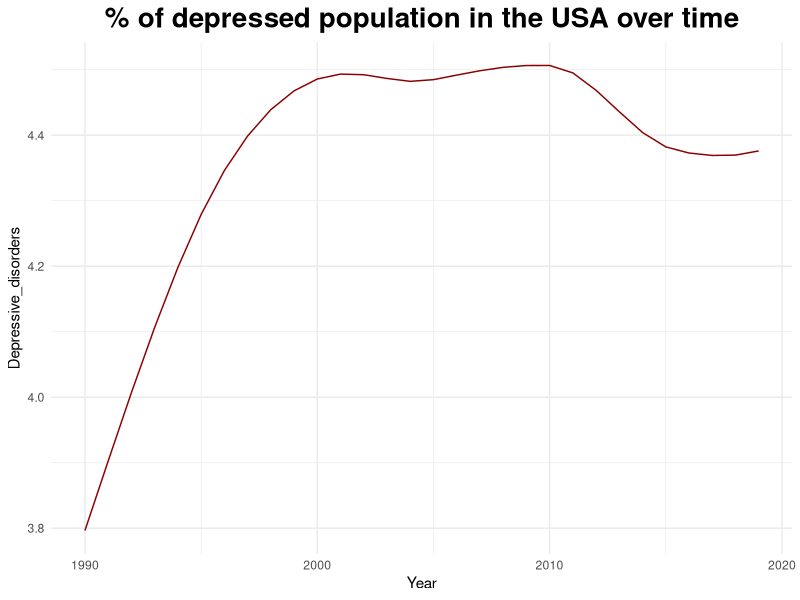
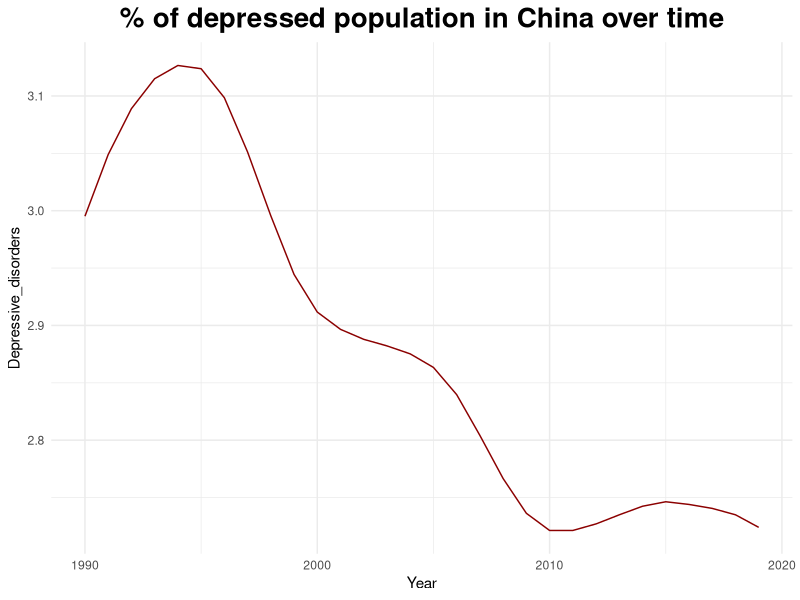
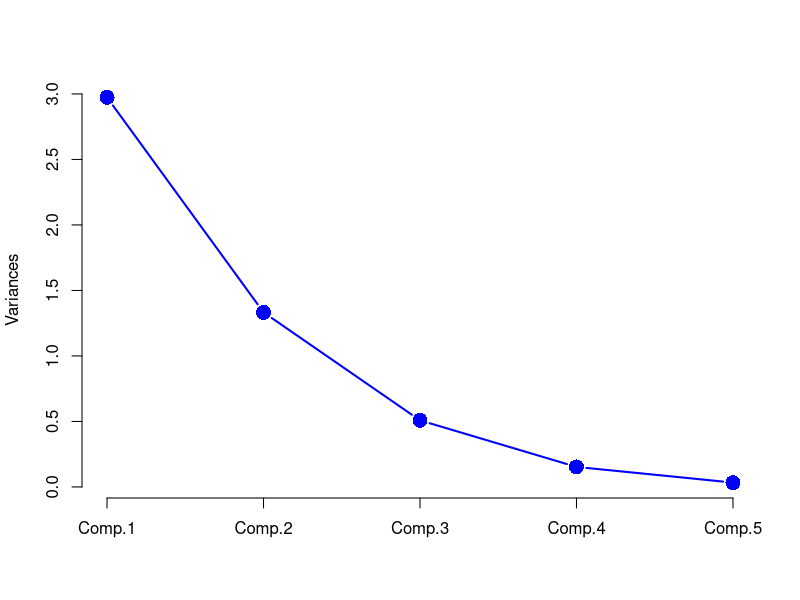
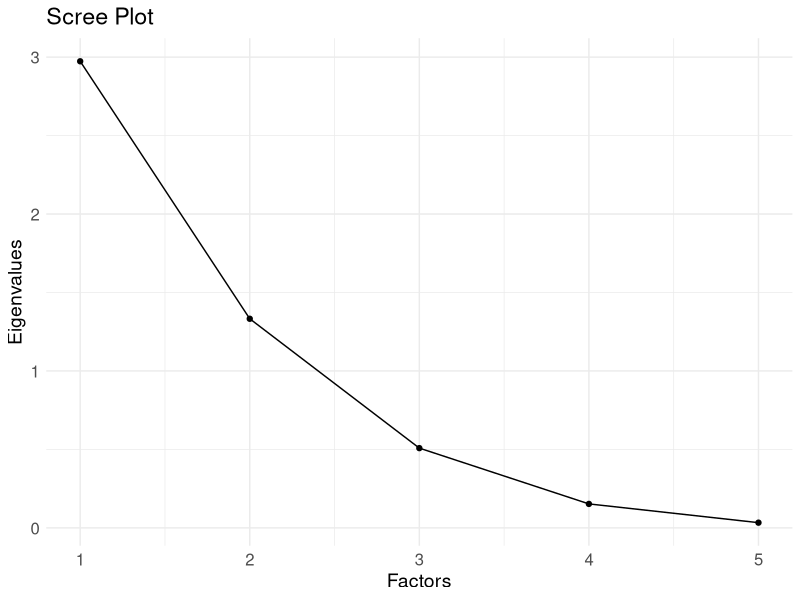

Write R code to recreate these figures, in order.
## ---- chunk 1
knitr::opts_chunk$set(echo = TRUE)
## ---- chunk 2
illnesses <- read.csv('mental_illnesses.csv')
head(illnesses)
## ---- chunk 3
usa_illnesses <- illnesses[illnesses["Code"] == "USA",]

#All disorders are represented as a % of the population
library(ggplot2)
ggplot(usa_illnesses, aes(x=Year, y=Depressive_disorders)) + geom_line(color="red4") + theme_minimal() + labs(title= "% of depressed population in the USA over time") + theme(plot.title = element_text(hjust=0.5, size=20, face="bold"))
## ---- chunk 4
china_illnesses <- illnesses[illnesses["Code"] == "CHN",]
china_disorders <- china_illnesses[,4:ncol(china_illnesses)]

ggplot(china_illnesses, aes(x=Year, y=Depressive_disorders)) + geom_line(color="red4") + theme_minimal() + labs(title= "% of depressed population in China over time") + theme(plot.title = element_text(hjust=0.5, size=20, face="bold"))
## ---- chunk 5
usa_disorders <- usa_illnesses[c("Schizophrenia", "Depressive_disorders", "Anxiety_disorders", "Bipolar_disorders", "Eating_disorders")]
head(usa_disorders)

## ---- chunk 6
cor(usa_disorders)
## ---- chunk 7
pcaUSA <- princomp(usa_disorders, cor = T)
summary(pcaUSA, loadings = T)
## ---- chunk 8
screeplot(pcaUSA, col = 'blue', pch = 16, type = 'lines', cex = 2, lwd = 2, main = " ")
## ---- chunk 9
eigen_values <- eigen(cor(usa_disorders))$values
scree_data <- data.frame(
  Factors = 1:length(eigen_values),
  Eigenvalues = eigen_values
)

ggplot(scree_data, aes(x = Factors, y = Eigenvalues)) +
  geom_point() +
  geom_line() +
  labs(title = "Scree Plot", x = "Factors", y = "Eigenvalues") +
  theme_minimal() +
  scale_x_continuous(breaks = 1:length(eigen_values)) +
  theme(axis.text.x = element_text(size = 12), 
        axis.text.y = element_text(size = 12), 
        title = element_text(size = 14))
## ---- chunk 10
fit <- factanal(usa_disorders, factors = 2, rotation="varimax")
print(fit)
## ---- chunk 11
usa_disorders$Code <- usa_illnesses$Code
china_disorders$Code <- china_illnesses$Code 

#Check normality
normality <- array(NA, dim = c(5))
normality[1] <- shapiro.test(usa_disorders$Schizophrenia)$p.value > 0.5
normality[2] <- shapiro.test(usa_disorders$Depressive_disorders)$p.value > 0.5
normality[3] <- shapiro.test(usa_disorders$Anxiety_disorders)$p.value > 0.5
normality[4] <- shapiro.test(usa_disorders$Bipolar_disorders)$p.value > 0.5
normality[5] <- shapiro.test(usa_disorders$Eating_disorders)$p.value > 0.5

normality
## ---- chunk 12
library(caret)
library(class)
set.seed(123)

knn_illnesses <- rbind(usa_disorders, china_disorders)
knn_illnesses$Code <- factor(knn_illnesses$Code)
#Nem kéne hogy számítson, de a biztonság kedvéért megkeverem a sorokat
knn_illnesses <- knn_illnesses[sample(1:nrow(knn_illnesses)),]

#Klasszikus train/test split
train_index <- createDataPartition(knn_illnesses$Code, p = 0.7, list = FALSE)
train_data <- knn_illnesses[train_index,]
test_data <- knn_illnesses[-train_index,]

train_features <- train_data[, -ncol(train_data)]
train_labels <- train_data$Code
test_features <- test_data[, -ncol(test_data)]
test_labels <- test_data$Code

#Jellemzők standardizálása
train_features <- scale(train_features)
test_features <- scale(test_features)

k <- 2
knn_predictions <- knn(train = train_features, test = test_features, cl = train_labels, k = k)

# Pontosság kiszámítása
accuracy <- mean(knn_predictions == test_labels)
print(paste("Pontosság:", round(accuracy * 100, 2), "%"))

## ---- chunk 13
#Konfúziós mátrix

confusionMatrix(knn_predictions, as.factor(test_labels))

## ---- chunk 14
library(cluster)
#Új mintavétel
france_illnesses <- illnesses[illnesses["Code"] == "FRA",]
germany_illnesses <- illnesses[illnesses["Code"] == "DEU",]
britain_illnesses <- illnesses[illnesses["Code"] == "GBR",]

kmeans_illnesses <- rbind(france_illnesses, germany_illnesses,britain_illnesses)
kmeans_illnesses <- kmeans_illnesses[c(2,4:8)]
#Itt sem kéne számítania tbh, de jól esik a lelki világomnak lol
kmeans_illnesses <- kmeans_illnesses[sample(1:nrow(kmeans_illnesses)),]
kmeans_illnesses$Code <- factor(kmeans_illnesses$Code)

#Kihagyjuk a Code oszlopot
kmeans_result <- kmeans(kmeans_illnesses[,-1], centers=3, nstart=25)

kmeans_result
## ---- chunk 15
confusion_matrix <- table(True_Label = kmeans_illnesses$Code, Cluster = kmeans_result$cluster)
print(confusion_matrix)
